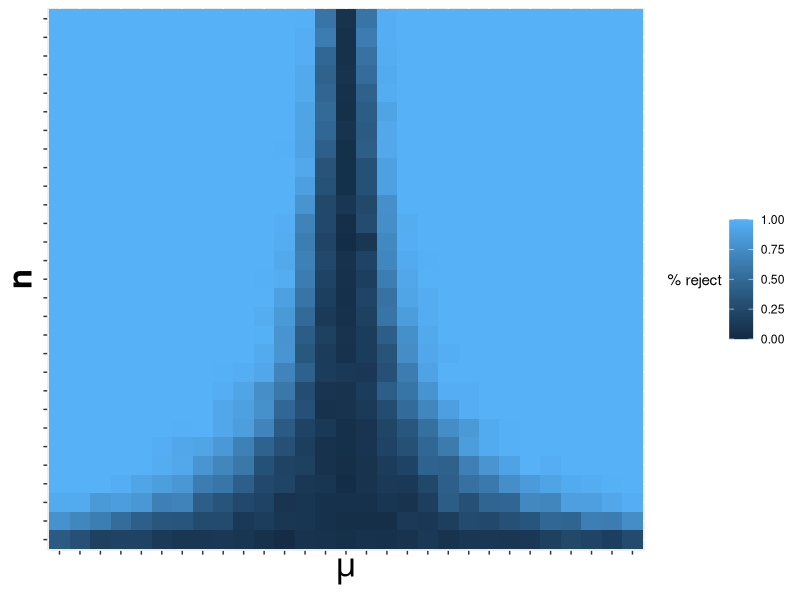
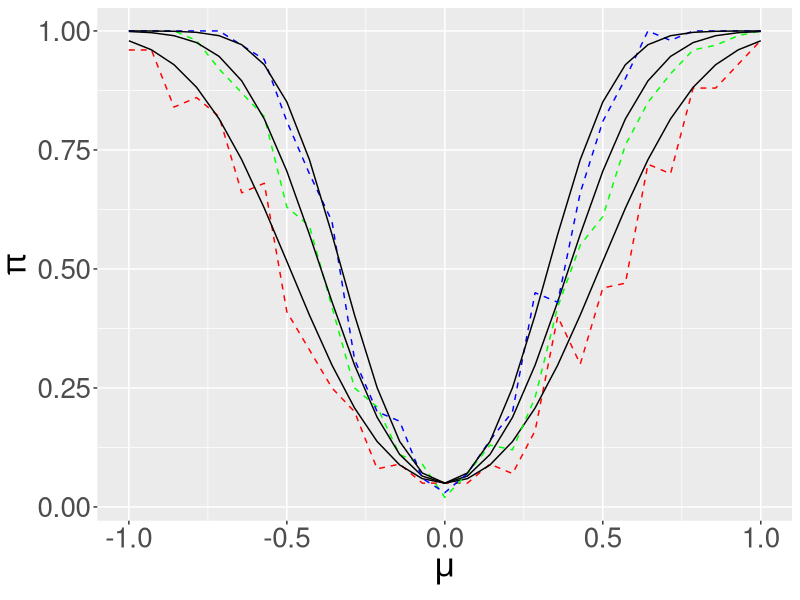
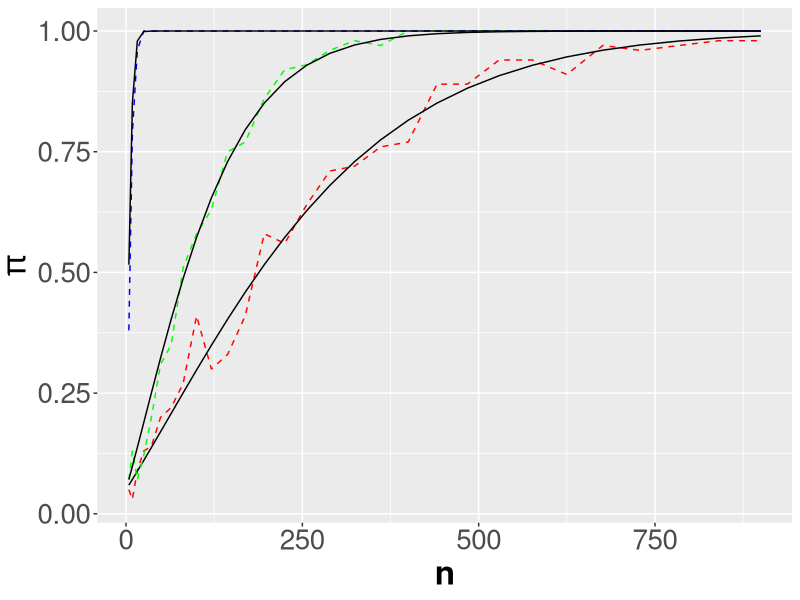

These charts were generated, in order, by the following R code:
## ---- chunk 1
knitr::opts_chunk$set(echo = FALSE)
## ---- chunk 2
rm(list = ls())
cat("\014")

library(tidyverse)
library(tidyr)

n <- (2:30)^2
u <- seq(-1,1,length.out = length(n))

g <- function(n, u, s) {
  R <- c()
  for (i in 1:s) {
    y <- rnorm(n, u, 1)
    t <- t.test(y, alternative = "two.sided")
    r <- t$p.value < 0.05
    R <- c(R,r)
  }
  return(mean(R))
}

G <- mapply(g,rep(n,29),rep(u,each=29),100)
M <- cbind(rep(n,29), rep(u, each = 29), G)
M <- as.data.frame(M)
colnames(M) <- c("n", "u", "G")

U <- reshape(M, idvar = "u", direction = "wide", timevar = "n")
colnames(U) <- c("u",as.character(n))

N <- reshape(M, idvar = "n", direction = "wide", timevar = "u")
colnames(N) <- c("n", as.character(1:29))
## ---- chunk 3
ggplot(data = M, aes(x = factor(u), y = factor(n))) + geom_tile(aes(fill = G)) + 
  theme(axis.text = element_blank()
        , axis.title=element_text(size=24,face="bold")) + 
  xlab(expression(mu)) + 
  ylab("n") + 
  scale_fill_continuous(guide = guide_colourbar(title = "% reject", title.position="left"), limits=c(0, 1))
## ---- chunk 4
ggplot(data = U) +
  geom_line(aes(x=u, y=`16`), linetype = "dashed", color = "red") + 
  geom_line(aes(x=u, y = 1 - pnorm(1.96 - 4*u) + pnorm(-1.96 - 4*u))) +
  geom_line(aes(x=u, y=`25`), linetype = "dashed", color = "green") + 
  geom_line(aes(x=u, y = 1 - pnorm(1.96 - 5*u) + pnorm(-1.96 - 5*u))) +
  geom_line(aes(x=u, y=`36`), linetype = "dashed", color = "blue") + 
  geom_line(aes(x=u, y = 1 - pnorm(1.96 - 6*u) + pnorm(-1.96 - 6*u))) + 
  ylab(expression(pi)) + xlab(expression(mu)) + 
  theme(axis.text = element_text(size=20)
        , axis.title = element_text(size=24,face="bold"))
## ---- chunk 5
ggplot(data = N) +
  geom_line(aes(x=n, y=`17`), linetype = "dashed", color = "red") + 
  geom_line(aes(x=n, y = 1 - pnorm(1.96 - sqrt(n)*u[17]) + pnorm(-1.96 - sqrt(n)*u[17]))) +
  geom_line(aes(x=n, y=`18`), linetype = "dashed", color = "green") + 
  geom_line(aes(x=n, y = 1 - pnorm(1.96 - sqrt(n)*u[18]) + pnorm(-1.96 - sqrt(n)*u[18]))) +
  geom_line(aes(x=n, y=`1`), linetype = "dashed", color = "blue") + 
  geom_line(aes(x=n, y = 1 - pnorm(1.96 - sqrt(n)*u[1]) + pnorm(-1.96 - sqrt(n)*u[1]))) +
  ylab(expression(pi)) + 
  theme(axis.text = element_text(size=20)
        , axis.title = element_text(size=24,face="bold"))
